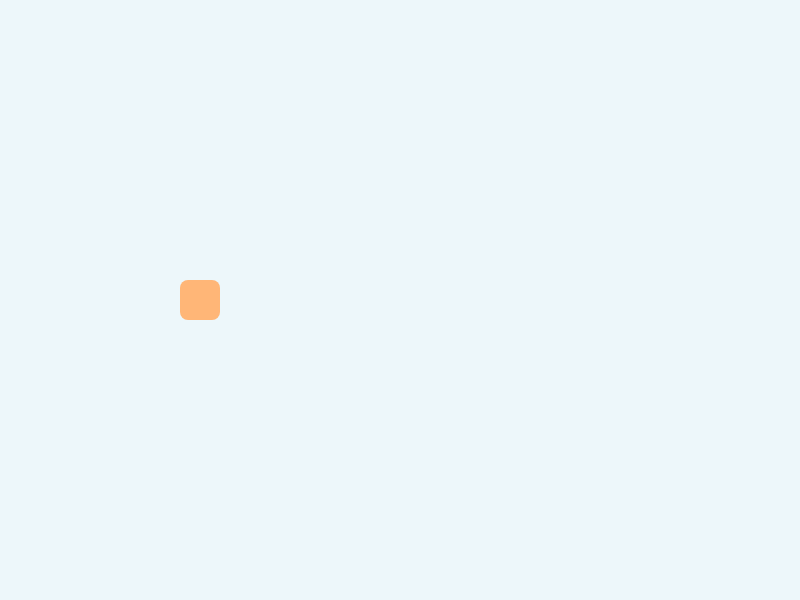
Frame 1 (no input)
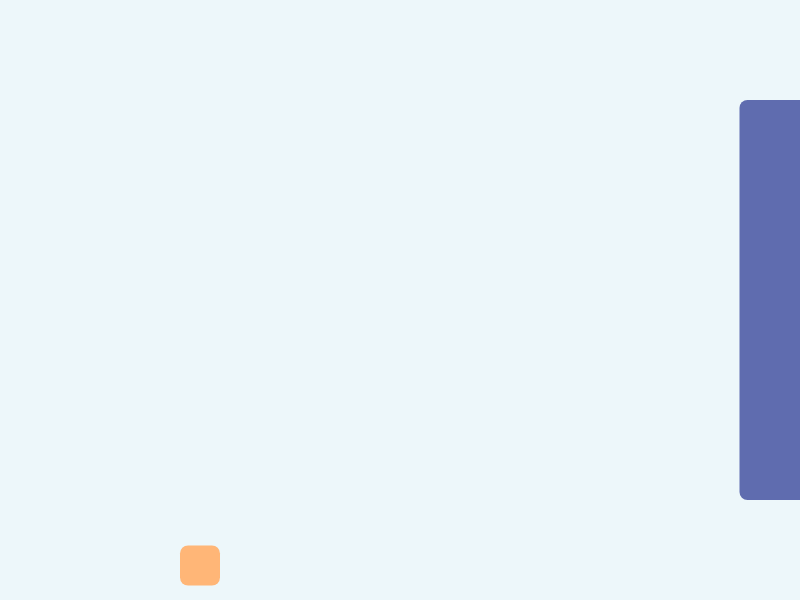
Frame 60 (no input)
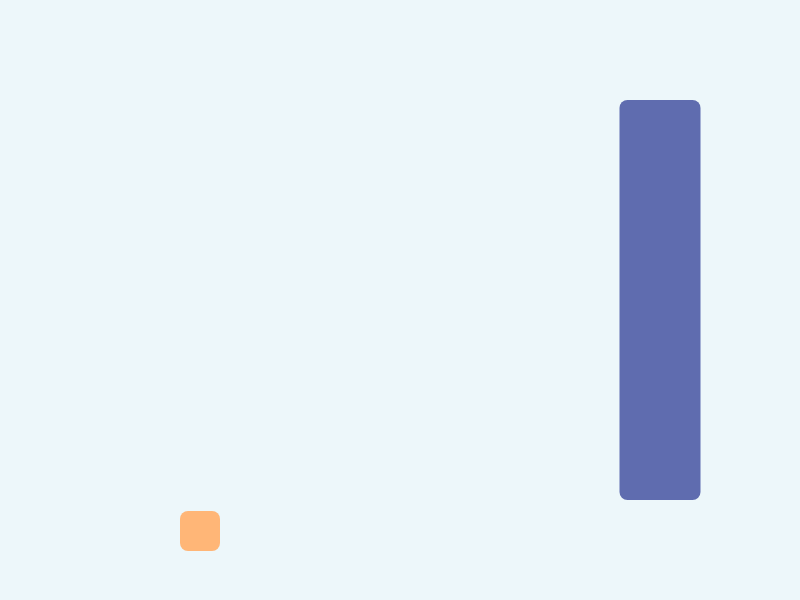
Frame 120 (the mouse pressed at the canvas centre since frame 60)

The p5.js sketch that drew these frames (run headless with seeded random() and noise() and a simulated clock; from frame 60 on, the mouse is pressed at the canvas centre):

// p5.js sketch
// ── sketch.js
// ---- エンティティ関連の関数 --------------------------------------------------

// 全エンティティ共通

function updatePosition(entity) {
  entity.x += entity.vx;
  entity.y += entity.vy;
}

// プレイヤーエンティティ用

function createPlayer() {
  return {
    x: 200,
    y: 300,
    vx: 0,
    vy: 0
  };
}

function applyGravity(entity) {
  entity.vy += 0.15;
}

function applyJump(entity) {
  entity.vy = -5;
}

function drawPlayer(entity) {
  noStroke();
  fill("#ffb677");
  square(entity.x, entity.y, 40, 8);
}

// ブロックエンティティ用

function createBlock(y) {
  return {
    x: 900,
    y,
    vx: -2,
    vy: 0
  };
}

function drawBlock(entity) {
  noStroke();
  fill("#5f6caf");
  rect(entity.x, entity.y, 81, 400, 8);
}

// ---- ゲーム全体に関わる変数 --------------------------------------------------

/** プレイヤーエンティティ */
let player;

/** ブロックエンティティ */
let block;

// ---- setup/draw 他 ----------------------------------------------------------

function setup() {
  createCanvas(800, 600);
  rectMode(CENTER);

  // プレイヤーを作成
  player = createPlayer();

  // ブロックを作成
  block = createBlock(300); // とりあえず画面中央の高さで
}

function draw() {
  // 全エンティティの位置を更新
  updatePosition(player);
  updatePosition(block);

  // プレイヤーに重力を適用
  applyGravity(player);

  // 全エンティティを描画
  background("#edf7fa");
  drawPlayer(player);
  drawBlock(block);
}

function mousePressed() {
  // プレイヤーをジャンプさせる
  applyJump(player);
}
